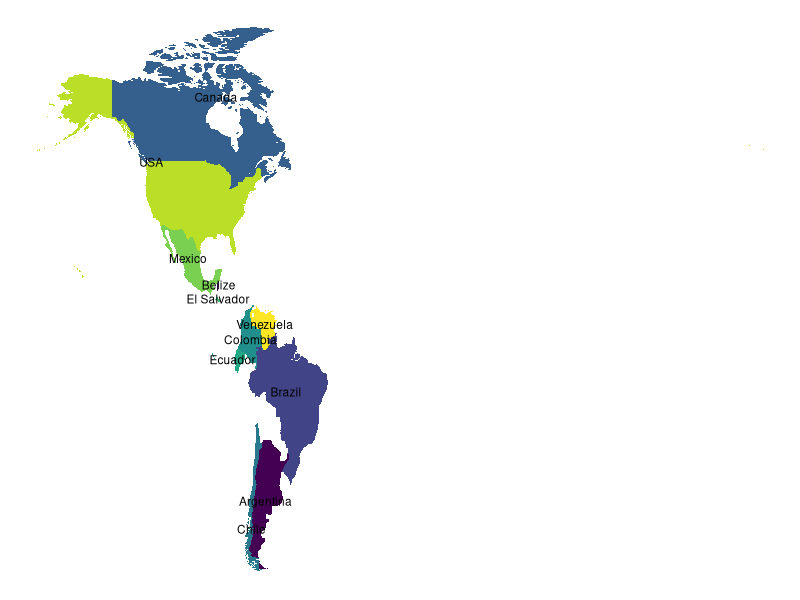

Write R code to recreate this figure.
library(readxl)
library(ggplot2)
library(dplyr)
require(maps)
require(viridis)
theme_set(
  theme_void()
)

setwd("~/github/gbif")

# Countries
countries <- c(
  "USA","Mexico","Canada","Brazil","Chile","Argentina","Ecuador","Venezuela","Belize",
  "El Salvador","Colombia"
)
# Retrieve the map data
maps <- map_data("world", region = countries)

# Compute the centroid as the mean longitude and latitude
# Used as label coordinate for country's names
region.lab.data <- maps %>%
  group_by(region) %>%
  summarise(long = mean(long), lat = mean(lat))

ggplot(maps, aes(x = long, y = lat)) +
  geom_polygon(aes( group = group, fill = region))+
  geom_text(aes(label = region), data = region.lab.data,  size = 3, hjust = 0.5)+
  scale_fill_viridis_d()+
  theme_void()+
  theme(legend.position = "none")
